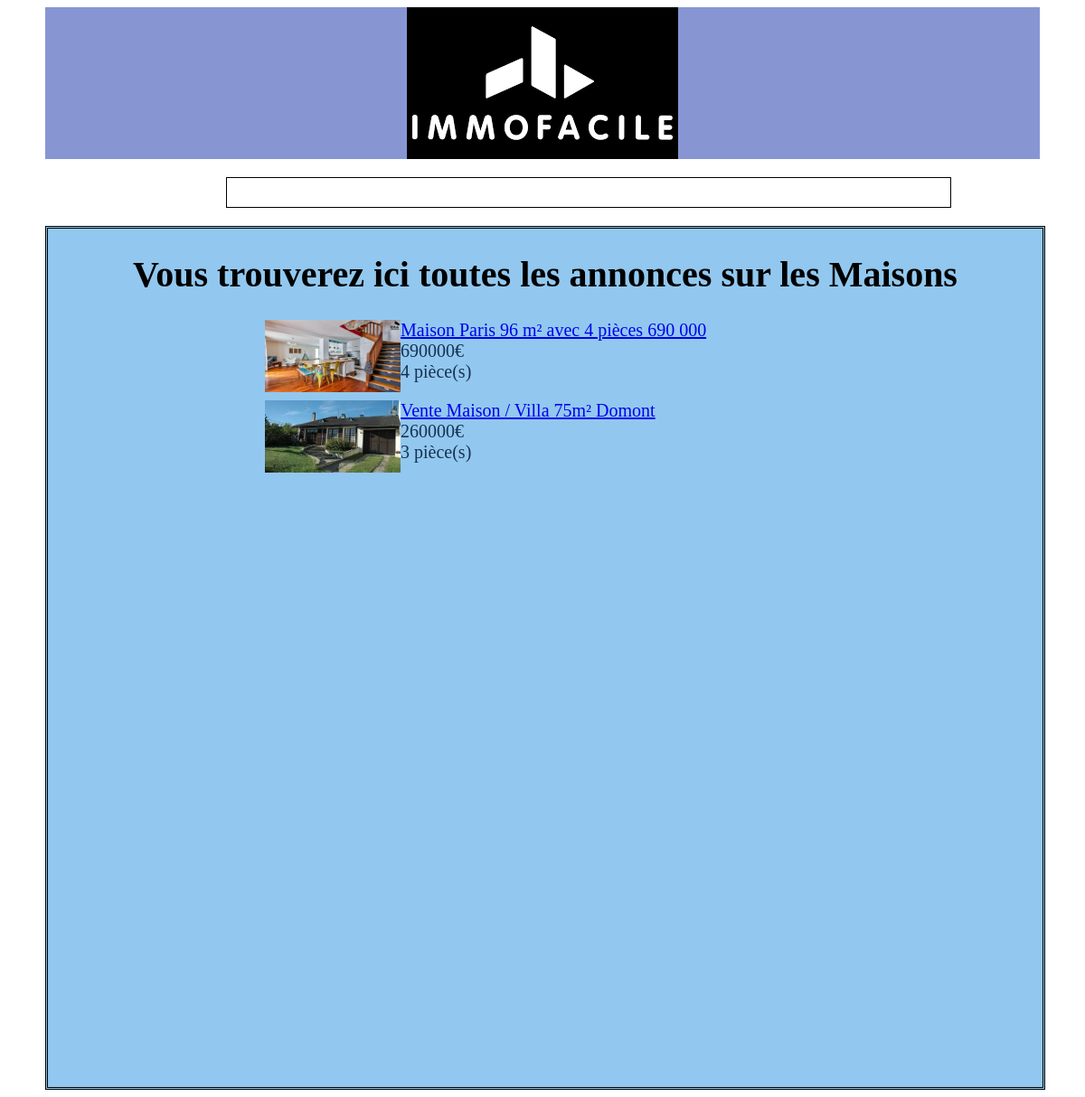
The app's page /maison.php with its own data.
### tables this page shows
CREATE TABLE `annonce` (
  `id_a` int(11) NOT NULL,
  `titre` varchar(50) NOT NULL,
  `description` text,
  `date_a` date DEFAULT NULL,
  `prix` decimal(10,0) DEFAULT NULL,
  `commune` varchar(255) DEFAULT NULL,
  `nbpiece` int(11) DEFAULT NULL,
  `surface` varchar(11) NOT NULL,
  `p1` varchar(255) NOT NULL,
  `p2` varchar(255) NOT NULL,
  `p3` varchar(255) NOT NULL,
  `p4` varchar(255) NOT NULL,
  `id_c` int(11) DEFAULT NULL
);

### maison.php (the view)
<?php include("headerIMMO.php");?>
	<div class="colonne3">
		<h1 class="centrer">Vous trouverez ici toutes les annonces sur les Maisons</h1>
<?php			$sql2 = "SELECT * FROM annonce WHERE id_c=2";
							$requete = $bdd->query($sql2);
			while($reponse = $requete->fetch())
				{
					echo "<ul class='centrer'><a href='a.php?id=".$reponse['id_a']."'><img src=".$reponse['p1']." class='petitjpg '> ";
					echo "<p>".$reponse['titre']."</a><br/>";
					echo $reponse['prix']."€<br/>";
					echo $reponse['nbpiece']." pièce(s)<br/></p></ul>";
				}
?>
	</div>

### style.css (style rules this page uses)
body { text-decoration:none; background:url(img/fond.jpg) no-repeat; }
.colonne3 { width:100%; height:950px; border: 3px black double ; color: black; font-size:20px; text-decoration:none; background:#92c8ef; }
.centrer { text-align:center; }
.petitjpg { float:left; width:150px; height:80px; margin-left:200px; }
h1 { color:black; }
p { text-align:justify; margin-left:20px; margin-right:20px; color:#183152; }

### records on screen
annonce: p1 (picture), titre "Maison Paris 96 m² avec 4 pièces 690 000", prix "690000", nbpiece "4"
annonce: p1 (picture), titre "Vente Maison / Villa 75m² Domont", prix "260000", nbpiece "3"
